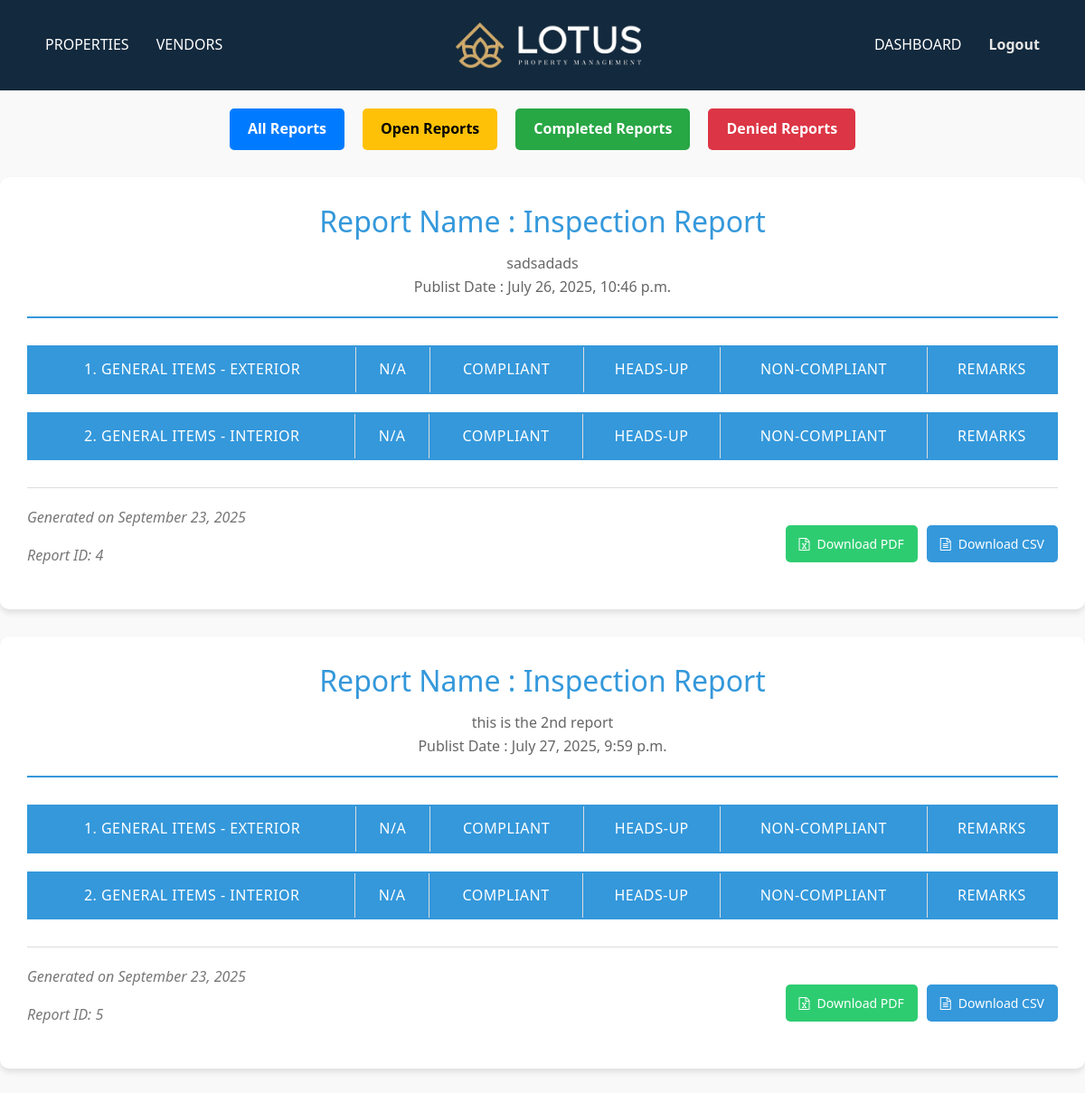
The app's page /walkthrough/my-reports/ with its own data.
### walkthroughreport/models.py (models this page shows)
class WalkthroughReport(models.Model):
    user = models.ForeignKey(Client, on_delete=models.CASCADE)  # Use Client from mainapp
    property = models.ForeignKey(PropertyManagement, on_delete=models.CASCADE, blank=True, null=True)
    name = models.CharField(max_length=100, blank=True, null=True)
    description = models.CharField(max_length=200, blank=True, null=True)
    updatedate = models.DateField(blank=True, null=True)
    datetime = models.DateTimeField(auto_now_add=True, blank=True, null=True)
    cost = models.IntegerField(default=0, blank=True, null=True)
    cost_notes = models.CharField(max_length=500, blank=True, null=True)
    status = models.CharField(max_length=20, choices=STATUS_CHOICES, default='Open', blank=True, null=True)
    item_status_check = models.BooleanField(default=False)
    status_remarks = models.CharField(max_length=500, blank=True, null=True)
    client_approval = models.CharField(max_length=10, choices=APPROVAL_CHOICES, default='Pending', blank=True)
    completation_denied_date = models.DateField(blank=True, null=True)

### walkthroughreport/views.py (the view)
# urls.py: path('my-reports/', views.my_reports_view, name='my_reports'),
def my_reports_view(request):
    reports = WalkthroughReport.objects.all()
    return render(request, 'walkthrough/my_reports.html', {'reports': reports})

### template/walkthrough/my_reports.html (shortened to what this page needs)
{% extends "cmbase.html" %}
{% load static %}
{% block content %}
<div style="display: flex; justify-content: center; gap: 20px; margin: 20px;">
    <a href="{% url 'walkthroughreport:all_reports' %}" style="padding: 10px 20px; background-color: #007bff; color: white; text-decoration: none; border-radius: 5px; font-weight: bold; transition: 0.3s;">All Reports</a>
    <a href="{% url 'walkthroughreport:open_reports' %}" style="padding: 10px 20px; background-color: #ffc107; color: black; text-decoration: none; border-radius: 5px; font-weight: bold; transition: 0.3s;">Open Reports</a>
    <a href="{% url 'walkthroughreport:completed_reports' %}" style="padding: 10px 20px; background-color: #28a745; color: white; text-decoration: none; border-radius: 5px; font-weight: bold; transition: 0.3s;">Completed Reports</a>
    <a href="{% url 'walkthroughreport:denied_reports' %}" style="padding: 10px 20px; background-color: #dc3545; color: white; text-decoration: none; border-radius: 5px; font-weight: bold; transition: 0.3s;">Denied Reports</a>
</div>
{% for report in reports %}
    {% if report.id %}
        <div class="container report-container" id="report-{{ report.id }}">
            <div class="report-header">
                <h1 class="report-title"> Report Name : {% if report.name %}{{ report.name }}{% else %}Inspection Report{% endif %}</h1>
                {% if report.description %}
                    <p class="report-description">{{ report.description }}</p>
                    <p class="report-description">Publist Date : {{ report.datetime }}</p>
                {% endif %}
            </div>
            <table class="questionnaire-table">
                <thead>
                    <tr>
                        <th>1. General Items - Exterior</th>
                        <th>N/A</th>
                        <th>Compliant</th>
                        <th>Heads-Up</th>
                        <th>Non-Compliant</th>
                        <th>Remarks</th>
                    </tr>
                </thead>
            </table>
            <table class="questionnaire-table">
                <thead>
                    <tr>
                        <th>2. General Items - Interior</th>
                        <th>N/A</th>
                        <th>Compliant</th>
                        <th>Heads-Up</th>
                        <th>Non-Compliant</th>
                        <th>Remarks</th>
                    </tr>
                </thead>
            </table>
            <div class="report-footer">
                <div class="report-meta">
                    <p>Generated on {% now "F d, Y" %}</p>
                    <p>Report ID: {{ report.id }}</p>
                </div>
                <div class="download-buttons">
                    <a href="{% url 'walkthroughreport:export_pdf' report.id %}" class="btn btn-success">
                        <i class="fa fa-file-excel-o"></i> Download PDF
                    </a>
                    <a href="{% url 'walkthroughreport:export_csv' report.id %}" class="btn btn-primary">
                        <i class="fa fa-file-text-o"></i> Download CSV
                    </a>
                </div>
            </div>
        </div>
    {% endif %}
{% empty %}
    <p>No reports found.</p>
{% endfor %}
<link rel="stylesheet" href="https://cdnjs.cloudflare.com/ajax/libs/font-awesome/4.7.0/css/font-awesome.min.css">
{% endblock content %}

### template/walkthrough/my_reports.html (style rules this page uses)
:root { --primary-color: #3498db; --secondary-color: #2980b9; --accent-color: #e74c3c; --bg-color: #f9f9f9; --text-color: #333; --border-color: #ddd; --shadow: 0 4px 6px rgba(0, 0, 0, 0.1); }
* { box-sizing: border-box; }
body { font-family: 'Segoe UI', Tahoma, Geneva, Verdana, sans-serif; background-color: var(--bg-color); color: var(--text-color); line-height: 1.6; }
.container { max-width: 1200px; margin: 30px auto; background-color: white; border-radius: 10px; box-shadow: var(--shadow); padding: 30px; }
.report-header { margin-bottom: 30px; text-align: center; border-bottom: 2px solid var(--primary-color); padding-bottom: 20px; }
.report-title { font-size: 32px; color: var(--primary-color); margin-bottom: 15px; }
.report-description { font-size: 16px; color: #666; max-width: 800px; margin: 0 auto; line-height: 1.6; }
.questionnaire-table { width: 100%; border-collapse: collapse; margin-top: 20px; border: 2px solid var(--primary-color); }
.questionnaire-table th, .questionnaire-table td { padding: 12px 15px; border: 1px solid var(--border-color); text-align: center; }
.questionnaire-table th { background-color: var(--primary-color); color: white; font-weight: 500; text-transform: uppercase; letter-spacing: 0.5px; }
.report-footer { margin-top: 30px; display: flex; justify-content: space-between; align-items: center; border-top: 1px solid var(--border-color); padding-top: 20px; }
.report-meta { color: #777; font-style: italic; }
.download-buttons { display: flex; gap: 10px; }
.download-buttons a, .download-buttons button { text-decoration: none; padding: 10px 15px; border-radius: 5px; color: white; font-weight: 500; display: flex; align-items: center; gap: 8px; transition: all 0.3s ease; cursor: pointer; border: none; font-size: 14px; }
.btn-success { background-color: #2ecc71; }
.btn-primary { background-color: #3498db; }

### records on screen
WalkthroughReport: shows "Inspection Report", description "sadsadads", datetime "July 26, 2025, 10:46 p.m.", now "September 23, 2025", id "4"
WalkthroughReport: shows "Inspection Report", description "this is the 2nd report", datetime "July 27, 2025, 9:59 p.m.", now "September 23, 2025", id "5"
